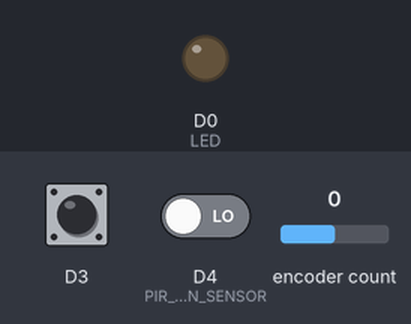
The sketch below on a simulated ESP8266 (NodeMCU). On the bench: output pins drawn as LEDs (lit = HIGH). The test bench sets the inputs (shaded band); at power-on: D4 (PIR_MOTION_SENSOR) LOW, D3 HIGH, encoder count 0. WiFi joins after 1.5 s; servers stay silent unless stated; a WiFi scan finds three made-up networks; no MQTT or app messages arrive unless stated; what the sketch prints to the serial monitor is not drawn.

Above: at 10.8 s.
10.9 s: D4 (PIR_MOTION_SENSOR) driven HIGH
At 11.2 s:
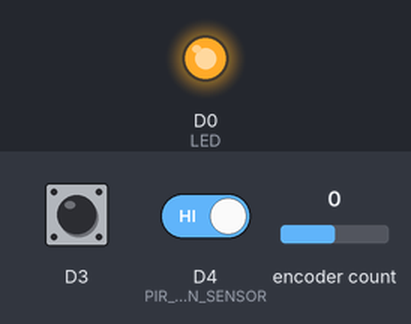
12.4 s: D4 (PIR_MOTION_SENSOR) driven LOW
At 13.3 s:
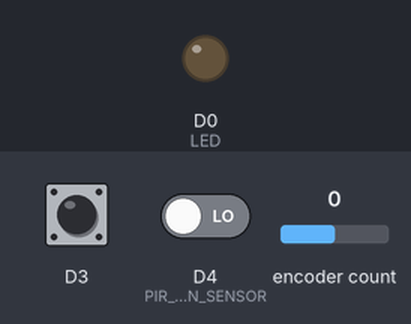
Timing chart, 0 to 14.9 s (numbered marks = the images above; inputs shaded):
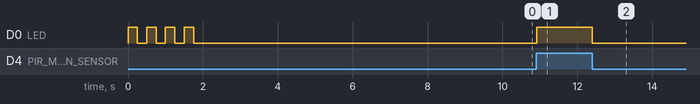

The sketch:

esp8266-rotary.ino
```cpp
/*******************************************************************************/
/*macro definitions of PIR motion sensor pin and LED pin*/

#include <Encoder.h>
#include <ESP8266WiFi.h>
#include "Adafruit_MQTT.h"
#include "Adafruit_MQTT_Client.h"

#define WLAN_SSID       "JCD-e211c65b"
#define WLAN_PASS       "b19dcdc9"
#define AIO_SERVER      "192.168.1.1"
#define AIO_SERVERPORT  1883
#define AIO_USERNAME    ""
#define AIO_KEY         ""

#define PIR_MOTION_SENSOR D4
#define LED    16

static bool ledStatus = false;
static bool state=false;
static char st[8];

bool shutter_state = false;

WiFiClient wificlient;
Adafruit_MQTT_Client mqtt(&wificlient, AIO_SERVER, AIO_SERVERPORT, AIO_USERNAME, AIO_KEY);
Adafruit_MQTT_Publish cmd = Adafruit_MQTT_Publish(&mqtt, "jcd/JCD-e211c65b/jcd/cmd");

void MQTT_connect();

long oldPosition  = -999;
Encoder myEnc(D1, D2);

boolean isButtonPressed = false;
long lastUpdateMillis = 0;

void lighttoggle() {
  ledStatus = !ledStatus;
  digitalWrite(LED_BUILTIN,ledStatus);
  Serial.println(".");
  delay(500);
}

void scan_wifi() {

   int n = WiFi.scanNetworks();
  Serial.println("scan done");
  if (n == 0)
    Serial.println("no networks found");
  else
  {
    Serial.print(n);
    Serial.println(" networks found");
    for (int i = 0; i < n; ++i)
    {
      // Print SSID and RSSI for each network found
      Serial.print(i + 1);
      Serial.print(": ");
      Serial.print(WiFi.SSID(i));
      Serial.print(" (");
      Serial.print(WiFi.RSSI(i));
      Serial.print(")");
      Serial.println((WiFi.encryptionType(i) == ENC_TYPE_NONE)?" ":"*");
      delay(10);
    }
  }
  Serial.println("");
}


void wificonnect() {
  Serial.println("wificonnect");
  WiFi.begin(WLAN_SSID,WLAN_PASS);
  while(WiFi.status() != WL_CONNECTED) {
    lighttoggle();
  }
  Serial.print("IP address:");
  Serial.println(WiFi.localIP());
  digitalWrite(LED_BUILTIN,true);
}


void MQTT_connect() {
 int8_t ret;
  if (mqtt.connected()) {
    return;
  }
  Serial.print("Connecting to MQTT... ");
  uint8_t retries = 3;
  while ((ret = mqtt.connect()) != 0) { // connect will return 0 for connected
       Serial.println(mqtt.connectErrorString(ret));
       Serial.println("Retrying MQTT connection in 5 seconds...");
       mqtt.disconnect();
       delay(5000);  // wait 5 seconds
       retries--;
       if (retries == 0) {
               while (1);
       }
  }
  Serial.println("MQTT Connected!");

}


void handleKey() {
  isButtonPressed = true;

}

void setup()
{
  Serial.begin(9600);
  Serial.println("Test...");

  pinMode(D3, INPUT_PULLUP);
  attachInterrupt(D3, handleKey, RISING);
  pinsInit();
  printf(st,"%x",ESP.getChipId());
  scan_wifi();
  wificonnect();

}

void loop()
{
  MQTT_connect();
  long newPosition = myEnc.read();
  int motion = digitalRead(PIR_MOTION_SENSOR);
  if ( motion == HIGH)
  {
    digitalWrite(LED, HIGH);
  }
  else
  {
    digitalWrite(LED, LOW);
  }

  if (newPosition != oldPosition) {
    if(newPosition - oldPosition > 0) {
      cmd.publish("F+");
    } else {
      cmd.publish("F-");
    }
    oldPosition = newPosition;
    Serial.print("Encoder: ");
    Serial.println(newPosition);

    cmd.publish((int)newPosition);
  }

  if (isButtonPressed && millis() - lastUpdateMillis > 50) {
    isButtonPressed = false;
    Serial.println("Button Pressed!");
    if(shutter_state) {
    Serial.println("ON!");
       cmd.publish("AVMUTE");

       cmd.publish("SHON");
    } else {
    Serial.println("OFF!");
       cmd.publish("AVUNMUTE");
       cmd.publish("SHOFF");

    }
    shutter_state = !shutter_state;
    lastUpdateMillis = millis();
  }


  delay(10);

}
void pinsInit()
{

  pinMode(PIR_MOTION_SENSOR, INPUT);
  pinMode(LED, OUTPUT);
  for (int i = 0; i < 4; i++) {
    digitalWrite(LED, HIGH);
    delay(250);
    digitalWrite(LED, LOW);
    delay(250);
  }

}
```

Measured:
- after the input at 10.9 s, D0 (LED): LOW → HIGH at once
- after the input at 12.4 s, D0 (LED): HIGH → LOW at once
